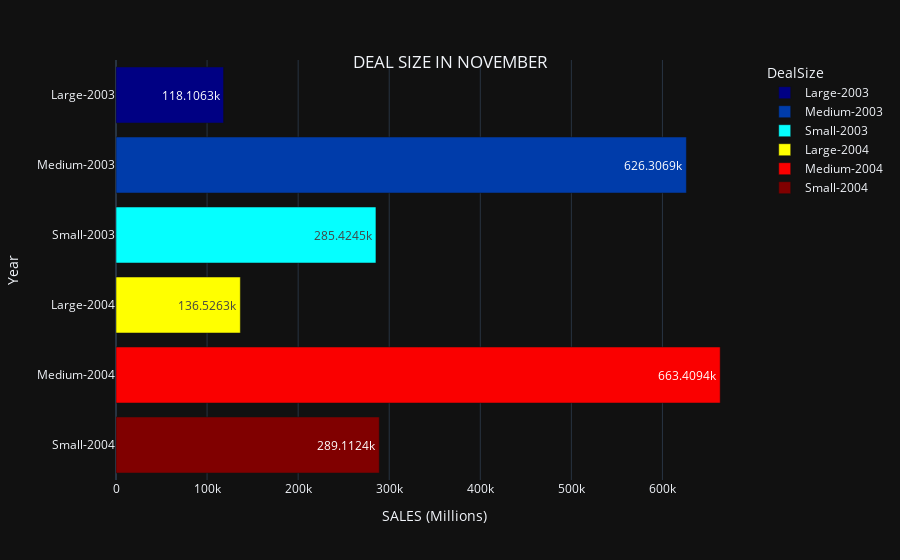

Notebook cell for this chart:
### Code cell
nov = px.bar(nov,x = 'Sales', y = 'DealSize',color = 'DealSize',text_auto = True,
            template="plotly_dark",color_discrete_sequence=px.colors.sequential.Jet
            ,orientation='h')
nov = nov.update_layout(title={'text' : 'DEAL SIZE IN NOVEMBER',
                             'y':0.9,'x':0.5,'xanchor': 'center'})
nov = nov.update_layout(xaxis_title='SALES (Millions)', yaxis_title='Year')
nov.show()

### Figure 1 — Plotly figure (JSON) as saved in the notebook; plotly's stock layout.template omitted (floating-point values rounded to 4 significant figures)
{"data": [{"alignmentgroup": "True", "hovertemplate": "DealSize=%{y}<br>Sales=%{x}<extra></extra>", "legendgroup": "Large-2003", "marker": {"color": "rgb(0,0,131)", "pattern": {"shape": ""}}, "name": "Large-2003", "offsetgroup": "Large-2003", "orientation": "h", "showlegend": true, "textposition": "auto", "texttemplate": "%{x}", "type": "bar", "x": [118100.0], "xaxis": "x", "y": ["Large-2003"], "yaxis": "y"}, {"alignmentgroup": "True", "hovertemplate": "DealSize=%{y}<br>Sales=%{x}<extra></extra>", "legendgroup": "Medium-2003", "marker": {"color": "rgb(0,60,170)", "pattern": {"shape": ""}}, "name": "Medium-2003", "offsetgroup": "Medium-2003", "orientation": "h", "showlegend": true, "textposition": "auto", "texttemplate": "%{x}", "type": "bar", "x": [626300.0], "xaxis": "x", "y": ["Medium-2003"], "yaxis": "y"}, {"alignmentgroup": "True", "hovertemplate": "DealSize=%{y}<br>Sales=%{x}<extra></extra>", "legendgroup": "Small-2003", "marker": {"color": "rgb(5,255,255)", "pattern": {"shape": ""}}, "name": "Small-2003", "offsetgroup": "Small-2003", "orientation": "h", "showlegend": true, "textposition": "auto", "texttemplate": "%{x}", "type": "bar", "x": [285400.0], "xaxis": "x", "y": ["Small-2003"], "yaxis": "y"}, {"alignmentgroup": "True", "hovertemplate": "DealSize=%{y}<br>Sales=%{x}<extra></extra>", "legendgroup": "Large-2004", "marker": {"color": "rgb(255,255,0)", "pattern": {"shape": ""}}, "name": "Large-2004", "offsetgroup": "Large-2004", "orientation": "h", "showlegend": true, "textposition": "auto", "texttemplate": "%{x}", "type": "bar", "x": [136500.0], "xaxis": "x", "y": ["Large-2004"], "yaxis": "y"}, {"alignmentgroup": "True", "hovertemplate": "DealSize=%{y}<br>Sales=%{x}<extra></extra>", "legendgroup": "Medium-2004", "marker": {"color": "rgb(250,0,0)", "pattern": {"shape": ""}}, "name": "Medium-2004", "offsetgroup": "Medium-2004", "orientation": "h", "showlegend": true, "textposition": "auto", "texttemplate": "%{x}", "type": "bar", "x": [663400.0], "xaxis": "x", "y": ["Medium-2004"], "yaxis": "y"}, {"alignmentgroup": "True", "hovertemplate": "DealSize=%{y}<br>Sales=%{x}<extra></extra>", "legendgroup": "Small-2004", "marker": {"color": "rgb(128,0,0)", "pattern": {"shape": ""}}, "name": "Small-2004", "offsetgroup": "Small-2004", "orientation": "h", "showlegend": true, "textposition": "auto", "texttemplate": "%{x}", "type": "bar", "x": [289100.0], "xaxis": "x", "y": ["Small-2004"], "yaxis": "y"}], "layout": {"barmode": "relative", "legend": {"title": {"text": "DealSize"}, "tracegroupgap": 0}, "margin": {"t": 60}, "title": {"text": "DEAL SIZE IN NOVEMBER", "x": 0.5, "xanchor": "center", "y": 0.9}, "xaxis": {"anchor": "y", "domain": [0, 1], "title": {"text": "SALES (Millions)"}}, "yaxis": {"anchor": "x", "categoryarray": ["Small-2004", "Medium-2004", "Large-2004", "Small-2003", "Medium-2003", "Large-2003"], "categoryorder": "array", "domain": [0, 1], "title": {"text": "Year"}}}}
